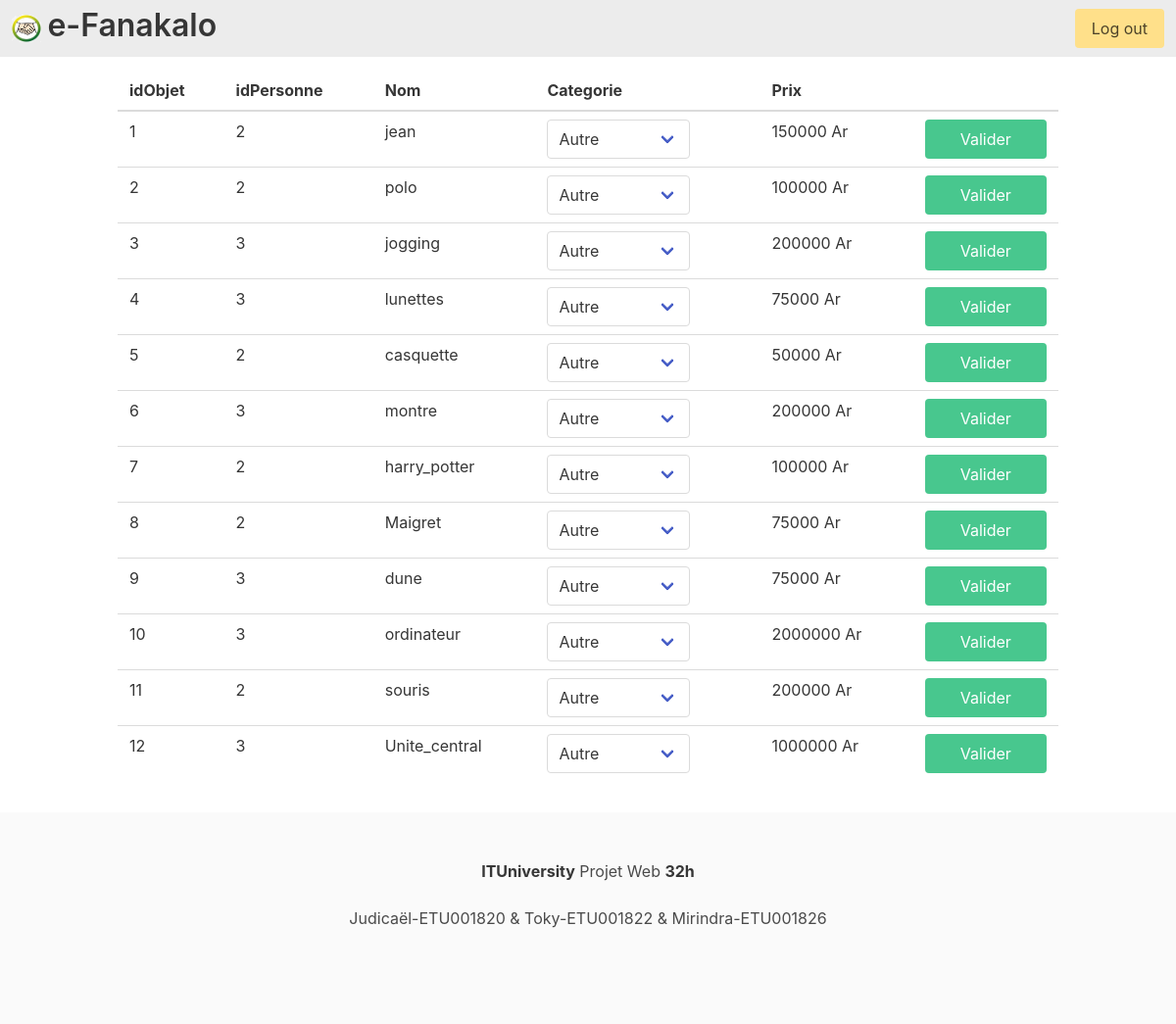
Screenshot of /back_office/homeController (signed in) with the database file from the repository.
### tables this page shows
CREATE TABLE objet(
    idObjet int PRIMARY KEY auto_increment,
    idPers int,
    idCat int,
    nomObj varchar(50),
    description varchar(100),
    prixObj float ,
    foreign key (idPers) references personne(idPers),
    foreign key (idCat) references categories(idCat)
);

CREATE TABLE categories (
    idCat int PRIMARY KEY auto_increment,
    nomCat varchar(50)
);

### application/controllers/back_office/HomeController.php (called while the page is built, shortened)
<?php
class HomeController extends SecureController {
    public function __construct() {
        $this->load->model("categories");
        $this->load->model("objet");
    }
    public function index() {
        $categ = new Categories();
        $obj = new Objet();
        $data["listCateg"] = $categ->getListCategories();
        $data["listObj"] = $obj->getListObject();
        $this->load->view("back_office/header");
        $this->load->view("back_office/gestion_categ", $data);
        $this->load->view("footer");
    }
}

### index.php (called while the page is built, shortened)
<?php
require_once BASEPATH.'core/CodeIgniter.php';

### application/models/Objet.php (called while the page is built, shortened)
<?php
class Objet extends CI_Model {
    public function getListObject() {
        $sql = "SELECT * FROM objet";
        $query = $this->db->query($sql);
        $data = array();
        foreach ($query->result_array() as $row) {
            $data[] = $row;
        }
        return $data;
    }
}

### application/models/Categories.php (called while the page is built, shortened)
<?php
class Categories extends CI_Model {
    public function getListCategories() {
        $sql = "SELECT * FROM categories";
        $query = $this->db->query($sql);
        $data = array();
        foreach ($query->result_array() as $row) {
            $data[] = $row;
        }
        return $data;
    }
}

### application/views/back_office/gestion_categ.php (the view, shortened to what this page needs)
<main>
    <div class="container">
        <table class="table">
            <thead>
                <tr>
                    <th> idObjet </th>
                    <th> idPersonne </th>
                    <th> Nom </th>
                    <th> Categorie </th>
                    <th> Prix </th>
                    <th>  </th>
                </tr>
            </thead>
            <tbody>
                <?php for($i = 0; $i < count($listObj); $i++) { ?>
                    <form action="<?php echo base_url("back_office/homeController/treatmentCategory"); ?>" method="post">
                        <tr>
                            <td> <?php echo $listObj[$i]["idObjet"]; ?> </td>
                            <td> <?php echo $listObj[$i]["idPers"]; ?> </td>
                            <td> <?php echo $listObj[$i]["nomObj"]; ?> </td>
                            <td>
                                <div class="select">
                                    <select name="idCat" required>
                                        <?php
                                        for($j = 0; $j < count($listCateg); $j++) {
                                            if($listObj[$i]["idCat"] == $listCateg[$j]["idCat"]) { ?>
                                                <option value="<?php echo $listCateg[$j]["idCat"]; ?>" selected><?php echo $listCateg[$j]["nomCat"]; ?></option>
                                        <?php } else { ?>
                                                <option value="<?php echo $listCateg[$j]["idCat"]; ?>"><?php echo $listCateg[$j]["nomCat"]; ?></option>
                                        <?php
                                                }
                                            }
                                        ?>
                                    </select>
                                </div>
                            </td>
                            <td> <?php echo $listObj[$i]["prixObj"]; ?> Ar </td>
                            <td><button class="button is-success"> Valider </button></td>
                        </tr>
                    </form>
                <?php } ?>
            </tbody>
        </table>
    </div>
</main>

### assets/css/page.css (style rules this page uses)
main { min-height: 70vh; }
.button { width: 100%; }
.table { width: 100%; }

### rows the page displays
objet: idObjet "1", idPers "2", nomObj "jean", idCat "Autre", prixObj "150000"
objet: idObjet "2", idPers "2", nomObj "polo", idCat "Autre", prixObj "100000"
objet: idObjet "3", idPers "3", nomObj "jogging", idCat "Autre", prixObj "200000"
objet: idObjet "4", idPers "3", nomObj "lunettes", idCat "Autre", prixObj "75000"
objet: idObjet "5", idPers "2", nomObj "casquette", idCat "Autre", prixObj "50000"
objet: idObjet "6", idPers "3", nomObj "montre", idCat "Autre", prixObj "200000"
objet: idObjet "7", idPers "2", nomObj "harry_potter", idCat "Autre", prixObj "100000"
objet: idObjet "8", idPers "2", nomObj "Maigret", idCat "Autre", prixObj "75000"
objet: idObjet "9", idPers "3", nomObj "dune", idCat "Autre", prixObj "75000"
objet: idObjet "10", idPers "3", nomObj "ordinateur", idCat "Autre", prixObj "2000000"
objet: idObjet "11", idPers "2", nomObj "souris", idCat "Autre", prixObj "200000"
objet: idObjet "12", idPers "3", nomObj "Unite_central", idCat "Autre", prixObj "1000000"
